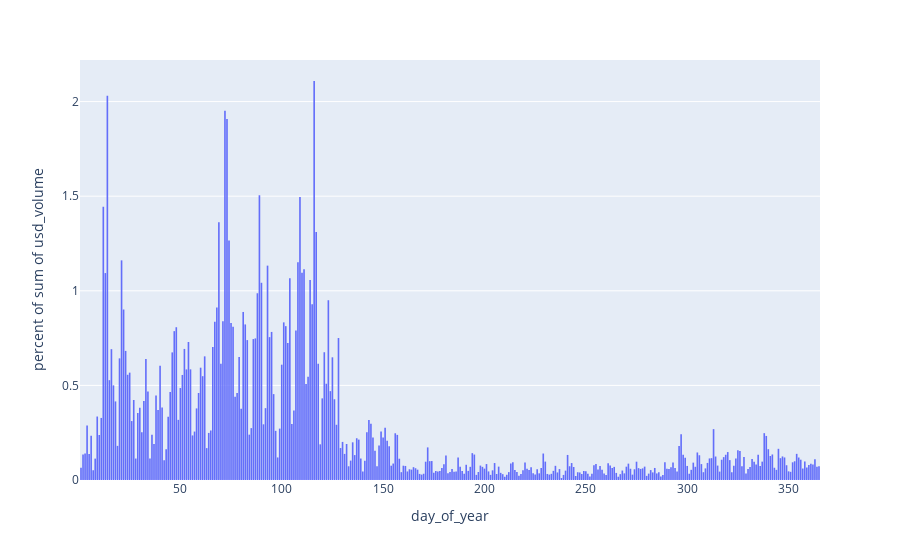

The notebook cell saved with this chart:
### Code cell
fig = px.histogram(data_frame=day_of_year_df.to_pandas(), x="day_of_year", y="usd_volume", nbins=365, histnorm="percent" )
fig.update_layout(bargap=0.2)
fig.show()

### Figure 1 — Plotly figure (JSON) as saved in the notebook; plotly's stock layout.template omitted (floating-point values rounded to 4 significant figures; data arrays with more than 128 entries replaced by an {"elided": "..."} marker saying what was removed)
{"data": [{"alignmentgroup": "True", "bingroup": "x", "histfunc": "sum", "histnorm": "percent", "hovertemplate": "day_of_year=%{x}<br>percent of sum of usd_volume=%{y}<extra></extra>", "legendgroup": "", "marker": {"color": "#636efa", "pattern": {"shape": ""}}, "name": "", "nbinsx": 365, "offsetgroup": "", "orientation": "v", "showlegend": false, "type": "histogram", "x": {"elided": "365 int values"}, "xaxis": "x", "y": {"elided": "365 float values"}, "yaxis": "y"}], "layout": {"autosize": true, "bargap": 0.2, "barmode": "relative", "legend": {"tracegroupgap": 0}, "margin": {"t": 60}, "xaxis": {"anchor": "y", "autorange": true, "domain": [0, 1], "range": [0.5, 365.5], "title": {"text": "day_of_year"}, "type": "linear"}, "yaxis": {"anchor": "x", "autorange": true, "domain": [0, 1], "range": [0, 2.22], "title": {"text": "percent of sum of usd_volume"}, "type": "linear"}}}
